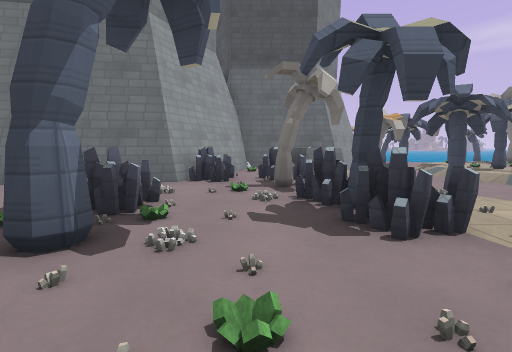
View 1 (above)

24 first-person views from a walk through a Godot game level. The camera is 1.2 m above the floor, tilts 6° down and sees 85° across. The floor is counted in squares, 1.69 m on a side. Each view is taken from the middle of a square. On the plan, view 1 faces up. The plan holds only what a view shows up to about 10 squares ahead; the rest is blank. The place goes on beyond the plan. Characters and animated objects are not drawn. Some surface patterns are stand-ins.

View 2
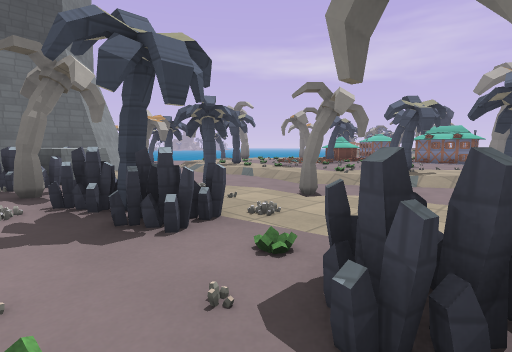

View 3
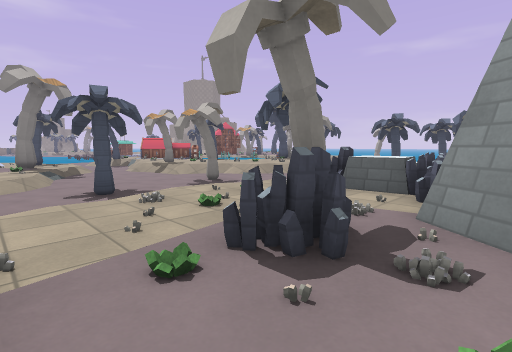

View 4
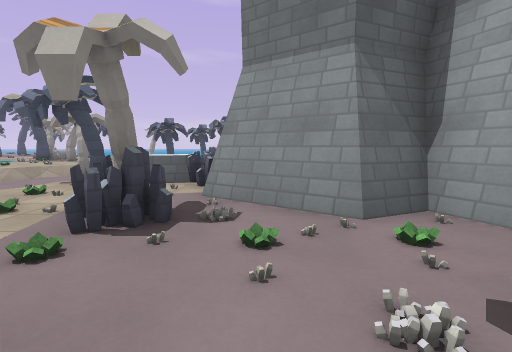

View 5
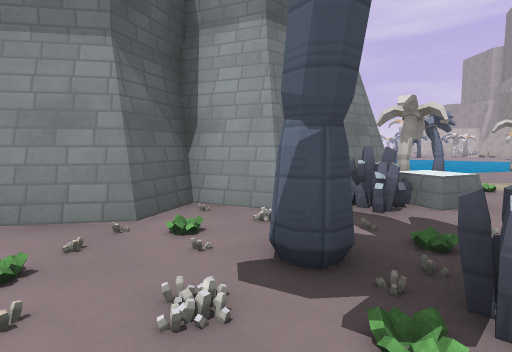

View 6
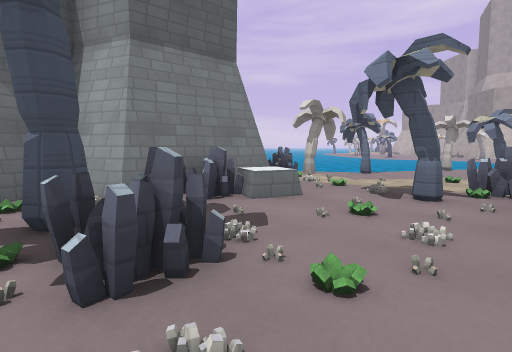

View 7
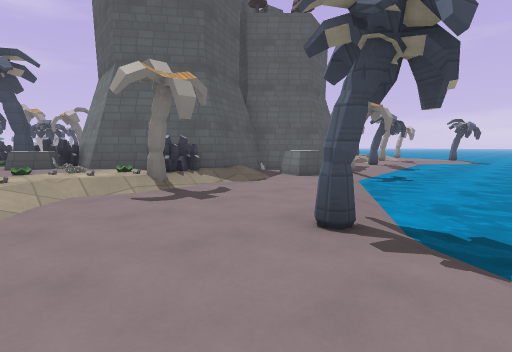

View 8
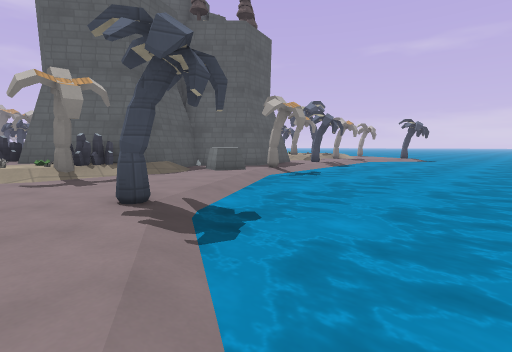

View 9
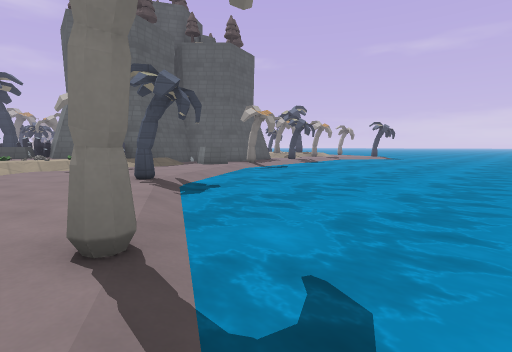

View 10
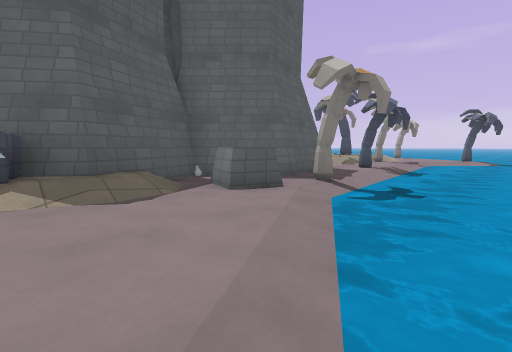

View 11
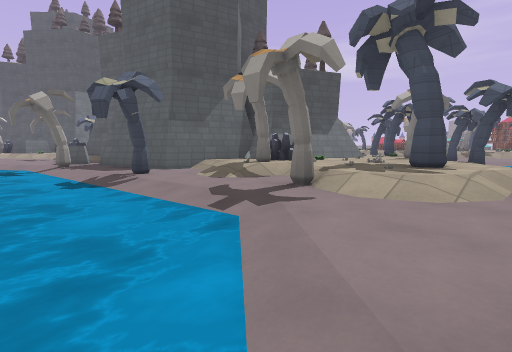

View 12
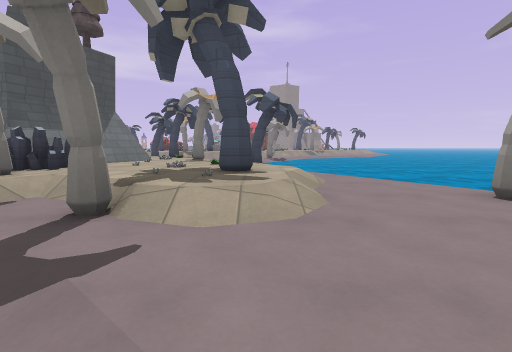

View 13
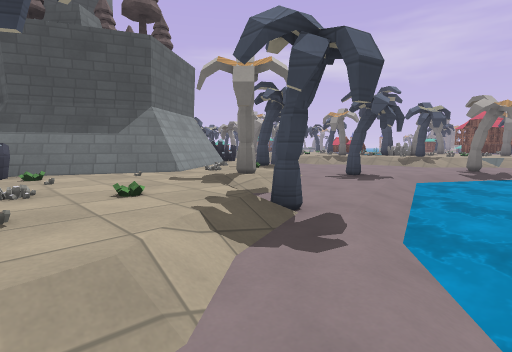

View 14
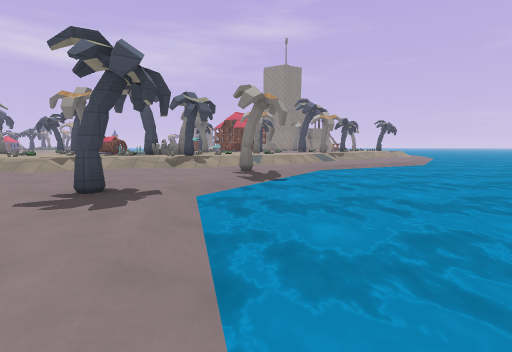

View 15
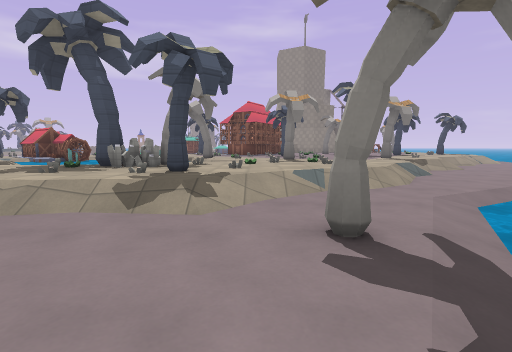

View 16
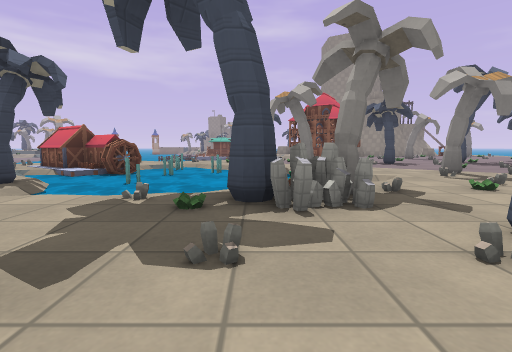

View 17
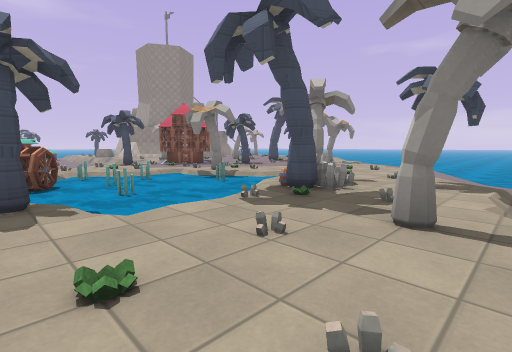

View 18
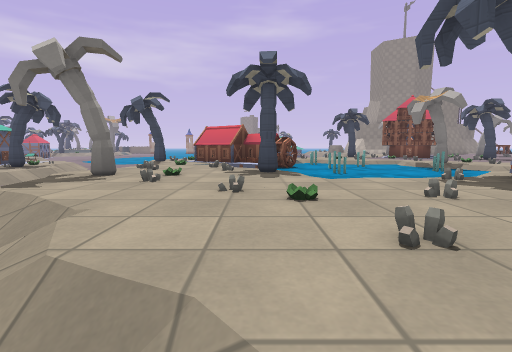

View 19
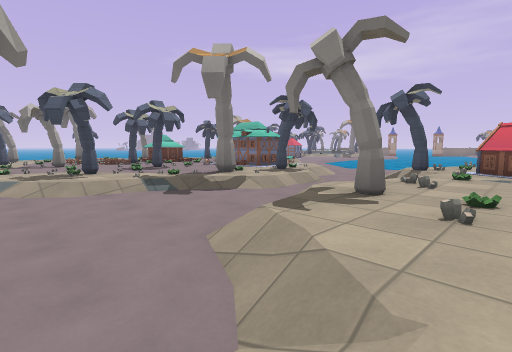

View 20
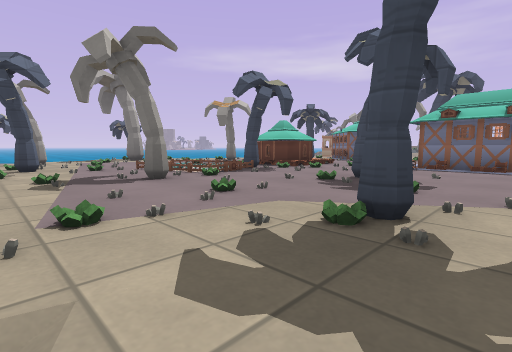

View 21
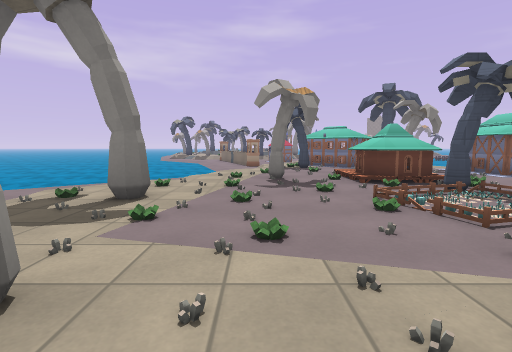

View 22
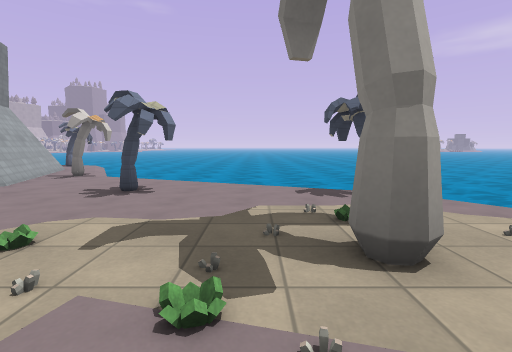

View 23
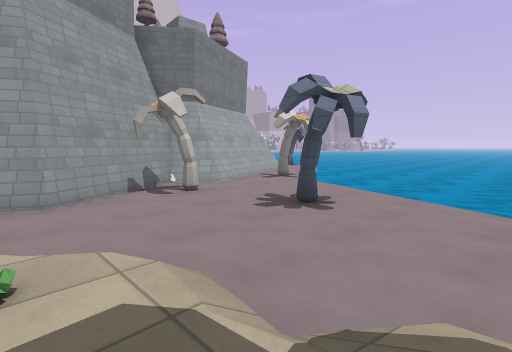

View 24
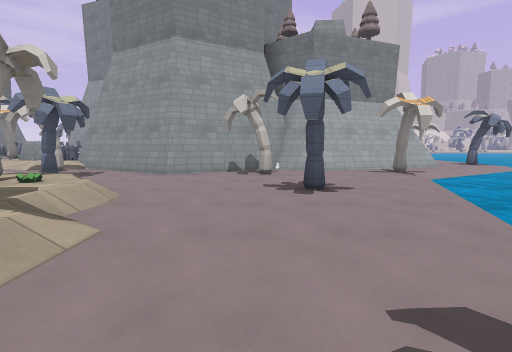

### Floor plan
Key: @ floor where view 1 was taken; # wall or solid block; x gap in a wall; . main floor; : floor 0.25 m higher than the main floor; + floor 0.5 m higher than the main floor; * floor 0.75 m higher than the main floor; / step, stairs or slope; = window, fence, low wall or low ledge; ~ water the walk can cross; ≈ water the walk keeps out of; ^ raised ledge; P plant; O other object.
Columns run from 16 left of view 1 to 16 right of it. Each row starts with its distance up from view 1.
 25                          ≈
 24                         ≈≈
 23                   .~   ≈≈≈
 22                   ..~ ≈≈≈≈≈
 21                   #..≈≈≈≈≈≈
 20                   #..~≈≈≈≈≈≈≈≈
 19                   ##...~~≈≈≈≈≈  ≈
 18                    #.....~~≈≈≈ ≈≈
 17                    #.......~~ ≈≈≈
 16                    #...#....  ≈≈≈
 15                    #.#........~≈≈
 14                    ##..........
 13                     #...//+P/
 12                     #../P++#O/
 11                    ##..+#+P+++++
 10                   ##=..+OP+POO+O+
  9                  ##/#./+#++O+++++
  8                ####/../O+OP+OO+O#
  7               ##=^^/...+P+++#^^+#
  6            ####=#=+ ...++#O+OO++
  5          ###++++O#  #./+++++++O+
  4    #    O=P#P+P++# +../P+P+#O+##
  3 ..#...../+++++#P+#++.#.+++O+++ #
  2 ≈~.......+++^=+#+#=+/../++++++##
  1 ≈≈~~.#...#####+PPP++/...//O+#+O/+
  0 ≈≈≈≈~....##  ###@#+P+.#..../+#+/.
 -1 ≈≈≈≈≈~...##   ####+P+ ......//...
 -2 ≈≈≈≈≈~~../#      #++/ .......  /
 -3 ≈≈≈≈≈≈~.^=#      =^#/ #../**/ /#*
 -4 ≈≈≈≈≈≈~~..#      #   .../**#/O=#O
 -5 ≈≈≈≈≈≈≈~.##      #=  ../***P*~^#
 -6 ≈≈≈≈≈≈≈~.##          #/*P**#+≈^
 -7 ≈≈≈≈≈≈≈~..###     =    ****~~~x~*
 -8  ≈≈≈≈≈≈~#../##  ###  ./****~≈#≈≈*
 -9  ≈≈≈≈≈≈~../+=####+ #../*#P/~~~≈+*
-10  ≈ ≈≈≈≈~../#+P+x+# ..../*=#+≈~~+*
-11    ≈  ≈~../++++++/...../**#*~~#**
-12       ≈~.#+++P+:...#...//***~*O*
-13       ~...++#+#........./*P*****
-14       ~ ..../...~~~~~.#../*O****#
-15          .....~~≈≈≈≈≈~~../****O**
-16           #.~~≈≈≈≈≈≈≈≈~~../*****
-17             ≈≈≈≈≈≈≈≈≈≈≈≈~../**#*
-18              ≈≈≈≈≈ ≈≈≈≈≈≈....**
-19               ≈≈≈≈  ≈≈≈≈≈~...//
-20                ≈≈≈   ≈≈≈≈≈ .../

Positions as (right, up) in squares from view 1, and headings:
1: (0, 0), facing up
2: (0, 0), facing up-right
3: (0, 2), facing down-right
4: (0, 3), facing down
5: (0, 3), facing down-left
6: (-1, 5), facing down-left
7: (-12, 3), facing down-right
8: (-14, 2), facing down-right
9: (-16, 3), facing down-right
10: (-11, 0), facing down-right
11: (-10, -14), facing up-right
12: (-9, -13), facing right
13: (-4, -15), facing up-right
14: (-1, -14), facing right
15: (4, -13), facing right
16: (7, -10), facing right
17: (7, -6), facing down-right
18: (6, -6), facing right
19: (7, -5), facing up-right
20: (7, 2), facing up-right
21: (7, 10), facing right
22: (10, 10), facing up
23: (10, 12), facing up-left
24: (12, 15), facing left
